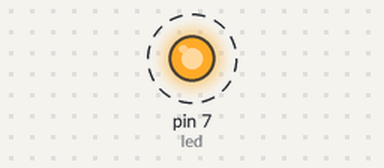
Recording of a sketch running on a simulated Arduino Uno, built with avr-gcc and run on an emulated ATmega328P. On the bench: output pins drawn as LEDs (lit = HIGH). Dashed ring = blinking.

Above: at 0.2 s.
Timing chart, 0 to 3.5 s (numbered marks = the images above):
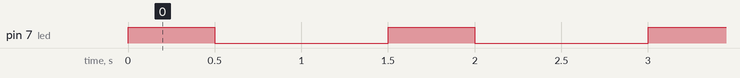

The sketch:

blink.ino
```cpp
int led = 7;


void setup() {
  // initialize the digital pin as an output.
  pinMode(led, OUTPUT);
}


void loop() {
  digitalWrite(led, HIGH);
  delay(500);
  digitalWrite(led, LOW);
  delay(1000);
}
```

Measured:
- by itself, pin 7 (led): alternates HIGH for 0.50 s and LOW for 1.0 s
